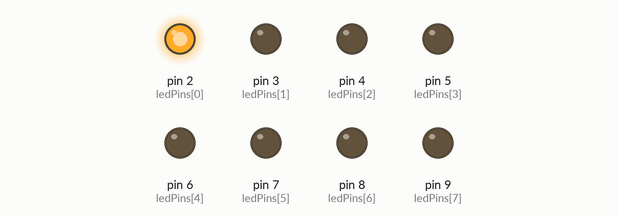
Recording of a sketch running on a simulated Arduino Uno, built with avr-gcc and run on an emulated ATmega328P. On the bench: output pins drawn as LEDs (lit = HIGH).

Above: at 0.05 s.
At 0.65 s:
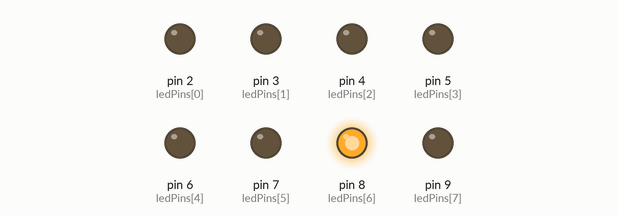
At 1.25 s:
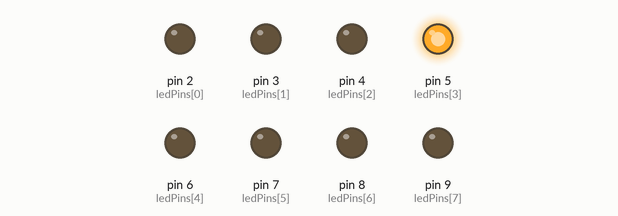
At 1.75 s:
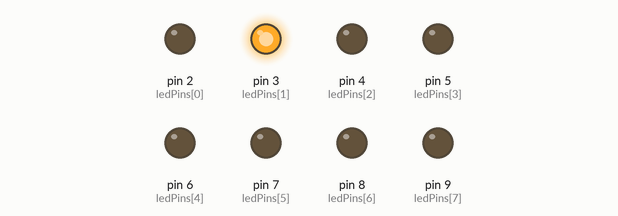
At 2.4 s:
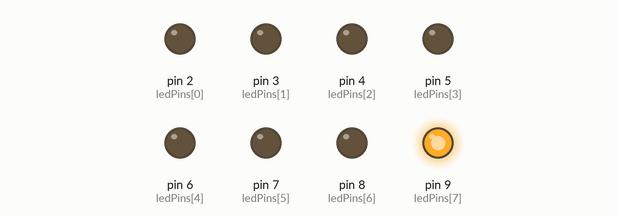
At 3.45 s:
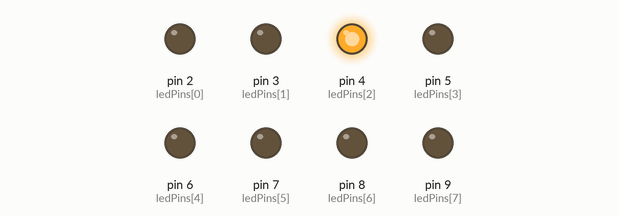
Timing chart, 0 to 3.8 s (numbered marks = the images above):
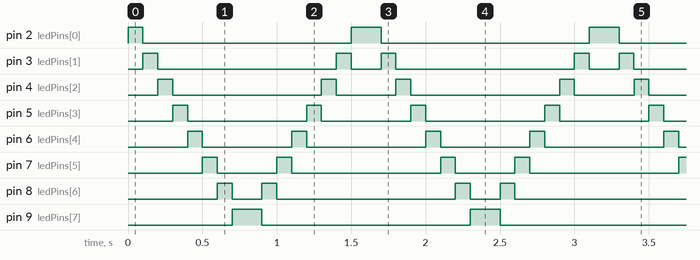

Measured:
- by itself, pin 2 (ledPins[0]): repeats every 1.6 s: LOW 1.4 s, HIGH 0.20 s
- by itself, pin 3 (ledPins[1]): repeats every 1.6 s: LOW 1.2 s, HIGH 0.10 s, LOW 0.20 s, HIGH 0.10 s
- by itself, pin 4 (ledPins[2]): repeats every 1.6 s: LOW 1.0 s, HIGH 0.10 s, LOW 0.40 s, HIGH 0.10 s
- by itself, pin 5 (ledPins[3]): repeats every 1.6 s: LOW 0.80 s, HIGH 0.10 s, LOW 0.60 s, HIGH 0.10 s
- by itself, pin 6 (ledPins[4]): repeats every 1.6 s: LOW 0.60 s, HIGH 0.10 s, LOW 0.80 s, HIGH 0.10 s
- by itself, pin 7 (ledPins[5]): repeats every 1.6 s: LOW 0.40 s, HIGH 0.10 s, LOW 1.0 s, HIGH 0.10 s
- by itself, pin 8 (ledPins[6]): repeats every 1.6 s: LOW 0.20 s, HIGH 0.10 s, LOW 1.2 s, HIGH 0.10 s
- by itself, pin 9 (ledPins[7]): alternates HIGH for 0.20 s and LOW for 1.4 s

The sketch:

wave_effect.ino
```cpp
#define NUM_LEDS 8  // Number of LEDs
int ledPins[NUM_LEDS] = {2, 3, 4, 5, 6, 7, 8, 9};  // LED pins

void setup() {
    for (int i = 0; i < NUM_LEDS; i++) {
        pinMode(ledPins[i], OUTPUT);
    }
}

void loop() {
    // Move left to right
    for (int i = 0; i < NUM_LEDS; i++) {
        digitalWrite(ledPins[i], HIGH);
        delay(100);
        digitalWrite(ledPins[i], LOW);
    }

    // Move right to left
    for (int i = NUM_LEDS - 1; i >= 0; i--) {
        digitalWrite(ledPins[i], HIGH);
        delay(100);
        digitalWrite(ledPins[i], LOW);
    }
}
```
